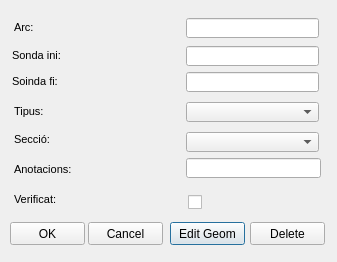
<?xml version="1.0" encoding="UTF-8"?>
<ui version="4.0">
 <class>Dialog</class>
 <widget class="QDialog" name="Dialog">
  <property name="geometry">
   <rect>
    <x>0</x>
    <y>0</y>
    <width>337</width>
    <height>262</height>
   </rect>
  </property>
  <property name="windowTitle">
   <string>Dialog</string>
  </property>
  <widget class="QPushButton" name="btn_accept">
   <property name="geometry">
    <rect>
     <x>170</x>
     <y>222</y>
     <width>75</width>
     <height>23</height>
    </rect>
   </property>
   <property name="text">
    <string>Edit Geom</string>
   </property>
  </widget>
  <widget class="QPushButton" name="btn_cancel">
   <property name="geometry">
    <rect>
     <x>250</x>
     <y>222</y>
     <width>75</width>
     <height>23</height>
    </rect>
   </property>
   <property name="text">
    <string>Delete</string>
   </property>
  </widget>
  <widget class="QComboBox" name="rpt_selector_result_id">
   <property name="geometry">
    <rect>
     <x>186</x>
     <y>132</y>
     <width>133</width>
     <height>20</height>
    </rect>
   </property>
   <property name="frame">
    <bool>true</bool>
   </property>
  </widget>
  <widget class="QComboBox" name="rpt_selector_compare_id">
   <property name="geometry">
    <rect>
     <x>186</x>
     <y>102</y>
     <width>133</width>
     <height>20</height>
    </rect>
   </property>
   <property name="frame">
    <bool>true</bool>
   </property>
  </widget>
  <widget class="QLabel" name="label_result_name_to_compare">
   <property name="geometry">
    <rect>
     <x>14</x>
     <y>16</y>
     <width>69</width>
     <height>22</height>
    </rect>
   </property>
   <property name="font">
    <font>
     <pointsize>8</pointsize>
    </font>
   </property>
   <property name="frameShape">
    <enum>QFrame::NoFrame</enum>
   </property>
   <property name="frameShadow">
    <enum>QFrame::Raised</enum>
   </property>
   <property name="text">
    <string>Arc:</string>
   </property>
   <property name="margin">
    <number>3</number>
   </property>
  </widget>
  <widget class="QLineEdit" name="hydrometer_id_new">
   <property name="geometry">
    <rect>
     <x>186</x>
     <y>18</y>
     <width>133</width>
     <height>20</height>
    </rect>
   </property>
  </widget>
  <widget class="QLabel" name="label_result_name_to_compare_2">
   <property name="geometry">
    <rect>
     <x>14</x>
     <y>100</y>
     <width>69</width>
     <height>22</height>
    </rect>
   </property>
   <property name="font">
    <font>
     <pointsize>8</pointsize>
    </font>
   </property>
   <property name="frameShape">
    <enum>QFrame::NoFrame</enum>
   </property>
   <property name="frameShadow">
    <enum>QFrame::Raised</enum>
   </property>
   <property name="text">
    <string>Tipus:</string>
   </property>
   <property name="margin">
    <number>3</number>
   </property>
  </widget>
  <widget class="QLabel" name="label_result_name_to_compare_3">
   <property name="geometry">
    <rect>
     <x>14</x>
     <y>128</y>
     <width>69</width>
     <height>22</height>
    </rect>
   </property>
   <property name="font">
    <font>
     <pointsize>8</pointsize>
    </font>
   </property>
   <property name="frameShape">
    <enum>QFrame::NoFrame</enum>
   </property>
   <property name="frameShadow">
    <enum>QFrame::Raised</enum>
   </property>
   <property name="text">
    <string>Secció:</string>
   </property>
   <property name="margin">
    <number>3</number>
   </property>
  </widget>
  <widget class="QLabel" name="label_result_name_to_compare_4">
   <property name="geometry">
    <rect>
     <x>14</x>
     <y>158</y>
     <width>69</width>
     <height>22</height>
    </rect>
   </property>
   <property name="font">
    <font>
     <pointsize>8</pointsize>
    </font>
   </property>
   <property name="frameShape">
    <enum>QFrame::NoFrame</enum>
   </property>
   <property name="frameShadow">
    <enum>QFrame::Raised</enum>
   </property>
   <property name="text">
    <string>Anotacions:</string>
   </property>
   <property name="margin">
    <number>3</number>
   </property>
  </widget>
  <widget class="QLineEdit" name="hydrometer_id_new_3">
   <property name="geometry">
    <rect>
     <x>186</x>
     <y>158</y>
     <width>135</width>
     <height>20</height>
    </rect>
   </property>
  </widget>
  <widget class="QLineEdit" name="hydrometer_id_new_4">
   <property name="geometry">
    <rect>
     <x>186</x>
     <y>46</y>
     <width>133</width>
     <height>20</height>
    </rect>
   </property>
  </widget>
  <widget class="QLabel" name="label_result_name_to_compare_5">
   <property name="geometry">
    <rect>
     <x>12</x>
     <y>44</y>
     <width>69</width>
     <height>22</height>
    </rect>
   </property>
   <property name="font">
    <font>
     <pointsize>8</pointsize>
    </font>
   </property>
   <property name="frameShape">
    <enum>QFrame::NoFrame</enum>
   </property>
   <property name="frameShadow">
    <enum>QFrame::Raised</enum>
   </property>
   <property name="text">
    <string>Sonda ini:</string>
   </property>
   <property name="margin">
    <number>3</number>
   </property>
  </widget>
  <widget class="QLineEdit" name="hydrometer_id_new_5">
   <property name="geometry">
    <rect>
     <x>186</x>
     <y>72</y>
     <width>133</width>
     <height>20</height>
    </rect>
   </property>
  </widget>
  <widget class="QLabel" name="label_result_name_to_compare_6">
   <property name="geometry">
    <rect>
     <x>12</x>
     <y>70</y>
     <width>69</width>
     <height>22</height>
    </rect>
   </property>
   <property name="font">
    <font>
     <pointsize>8</pointsize>
    </font>
   </property>
   <property name="frameShape">
    <enum>QFrame::NoFrame</enum>
   </property>
   <property name="frameShadow">
    <enum>QFrame::Raised</enum>
   </property>
   <property name="text">
    <string>Soinda fi:</string>
   </property>
   <property name="margin">
    <number>3</number>
   </property>
  </widget>
  <widget class="QPushButton" name="btn_accept_2">
   <property name="geometry">
    <rect>
     <x>10</x>
     <y>222</y>
     <width>75</width>
     <height>23</height>
    </rect>
   </property>
   <property name="text">
    <string>OK</string>
   </property>
  </widget>
  <widget class="QPushButton" name="btn_accept_3">
   <property name="geometry">
    <rect>
     <x>88</x>
     <y>222</y>
     <width>75</width>
     <height>23</height>
    </rect>
   </property>
   <property name="text">
    <string>Cancel</string>
   </property>
  </widget>
  <widget class="QLabel" name="label_result_name_to_compare_8">
   <property name="geometry">
    <rect>
     <x>14</x>
     <y>188</y>
     <width>69</width>
     <height>22</height>
    </rect>
   </property>
   <property name="font">
    <font>
     <pointsize>8</pointsize>
    </font>
   </property>
   <property name="frameShape">
    <enum>QFrame::NoFrame</enum>
   </property>
   <property name="frameShadow">
    <enum>QFrame::Raised</enum>
   </property>
   <property name="text">
    <string>Verificat:</string>
   </property>
   <property name="margin">
    <number>3</number>
   </property>
  </widget>
  <widget class="QCheckBox" name="checkBox">
   <property name="geometry">
    <rect>
     <x>188</x>
     <y>194</y>
     <width>70</width>
     <height>17</height>
    </rect>
   </property>
   <property name="text">
    <string/>
   </property>
  </widget>
 </widget>
 <tabstops>
  <tabstop>rpt_selector_result_id</tabstop>
  <tabstop>rpt_selector_compare_id</tabstop>
  <tabstop>btn_accept</tabstop>
  <tabstop>btn_cancel</tabstop>
 </tabstops>
 <resources/>
 <connections/>
</ui>
